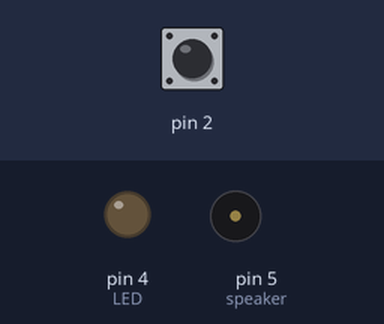
This sketch was run on a simulated Arduino Uno, built with avr-gcc and run on an emulated ATmega328P. Shown: output pins drawn as LEDs (lit = HIGH), buzzer (waves = sounding). Inputs (shaded band) come from the test bench; at power-on: pin 2 HIGH. What the sketch prints to the serial monitor is not drawn.

Above: at 2.8 s.
2.9 s: pin 2 pulled LOW for 3.2 s
At 3.4 s:
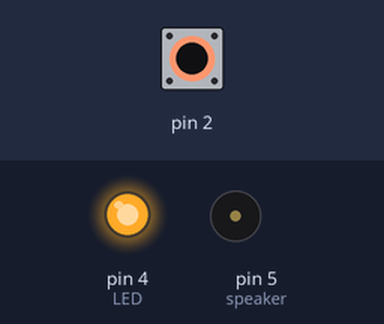
At 11.12 s:
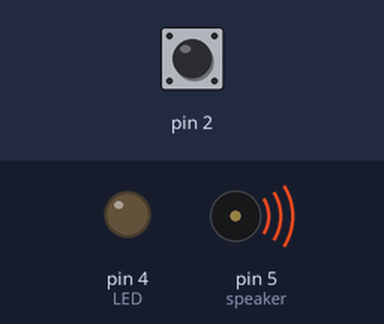
Timing chart, 0 to 17.2 s (numbered marks = the images above; inputs shaded):
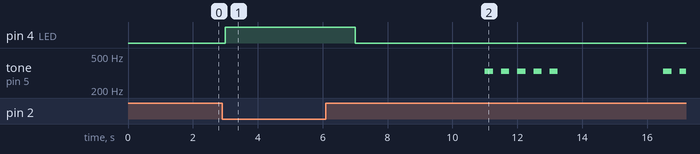

Measured:
- after the input at 2.9 s, pin 4 (LED): LOW → HIGH after 0.10 s, → LOW 4.0 s later

The sketch:

doorSensor02.ino
```cpp
/*
 * 예제 20-1
 * 마그네틱 스위치로 시리얼통신을 이용해서 열림과 닫힘을 감지해보라!
 */
int mag_sensor = 0;
int LED = 4;
int speaker = 5;
unsigned long preTime;

void setup() {
  // put your setup code here, to run once:
  Serial.begin(115200);
  pinMode(2, INPUT_PULLUP);   // 마그네틱 센서
  pinMode(LED, OUTPUT);       // LED
  pinMode(speaker, OUTPUT);   // 부저
}

void loop() {
  // put your main code here, to run repeatedly:
  mag_sensor = digitalRead(2);
  if(mag_sensor == LOW){
    // 문이 닫혔을 때
    Serial.println("아! 닫혔네요!");
    digitalWrite(LED, HIGH); // 불끄기
    preTime = millis(); // 닫히면 현재시간으로 초기화
  }else{
    // 문 열렸을 때
    unsigned long nowTime = millis(); // 현재시간 저장
    Serial.println("열렸습니다!");
    digitalWrite(LED, LOW); // 불켜기
    if(nowTime - preTime >= 5000) { // 현재와 기준 시간차가 5초 이상이면
      preTime = nowTime; // 기준 시간을 현재시간으로 변경
      Serial.println("문이 장시간 열려있습니다! 닫아주세요");
      for(int i = 0; i < 5; i++){   // 알림을 5번 울림
        tone(speaker, 330, 250);
        delay(500);
      }
    }
  }
  delay(1000);
}
```
